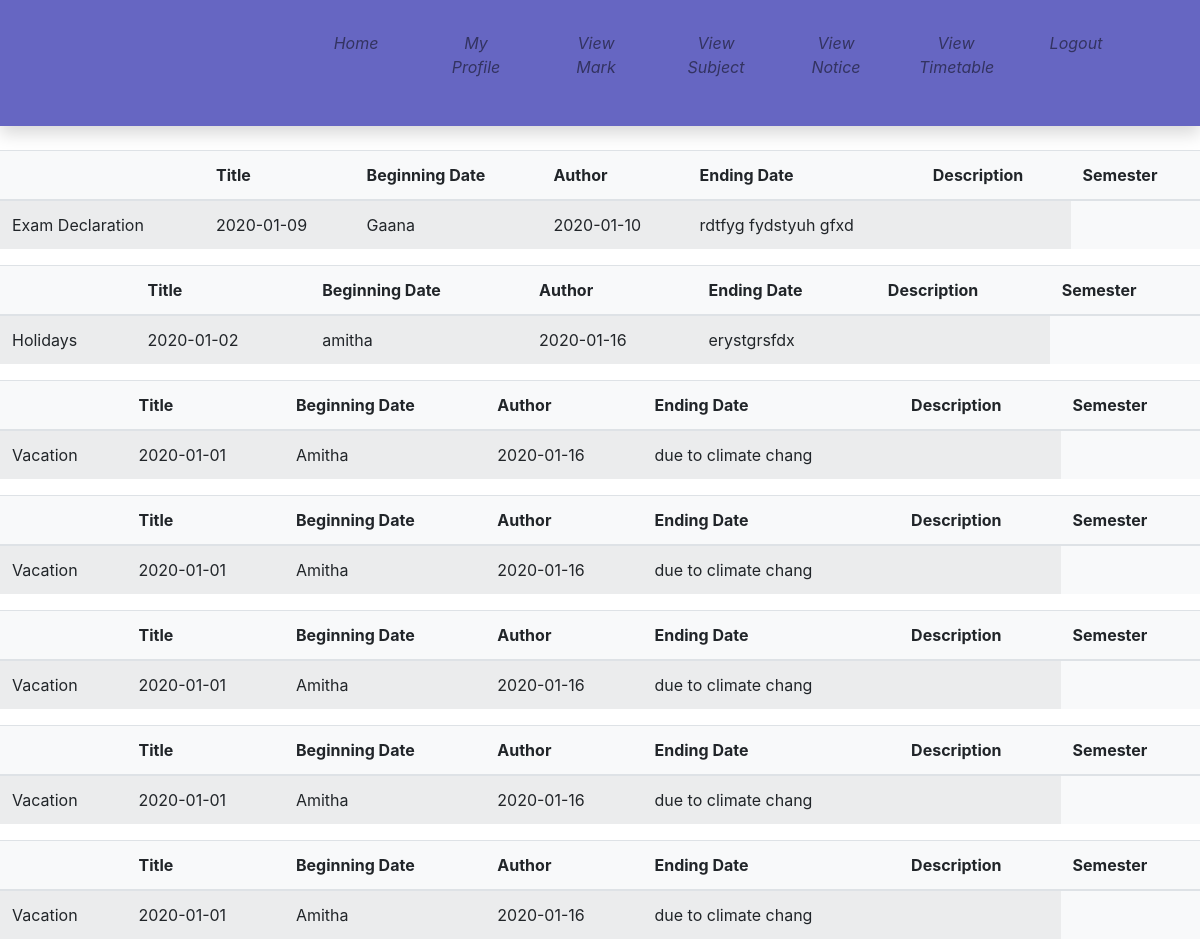
The app's page /view/viewnotice.php (signed in) with its own data.
### tables this page shows
CREATE TABLE `addnotice` (
  `notice_id` int(11) NOT NULL,
  `title` varchar(20) NOT NULL,
  `beginningdate` date NOT NULL,
  `author` varchar(20) NOT NULL,
  `endingdate` date NOT NULL,
  `description` varchar(20) NOT NULL,
  `semester` varchar(10) NOT NULL
);

### model/mymodel.php (called while the page is built, shortened)
<?php
class MyModel
{
	function viewnoti($semester)
		{
			include '../config/connection.php';
			$sql="SELECT * FROM addnotice where semester='".$semester."'";
			$result=mysqli_query($conn,$sql);
			return $result;
		}
}
?>

### controller/MyController.php (called while the page is built, shortened)
<?php
class MyController
{
	function noticeview($semester)
		{
			include '../model/MyModel.php';
			$mod=new MyModel();
			$result=$mod->viewnoti($semester);
			return $result;
		}
}
?>

### view/viewnotice.php (the view, shortened to what this page needs)
<!doctype html>
 <html>
  <head>
	  <link rel ="stylesheet" href="css/bootstrap.min.css">
	  <link rel ="stylesheet" href="css/style.css">
  </head>
  <body>
  <div>
		<div class="container-fliud">
        <nav class="navbar navbar-expand navbar-light topbar mb-4 static-top shadow bg-gradient-primary">
          <ul class="navbar-nav ml-auto pr-5 p-hide">
            <li class="nav-item ">
              <a class="nav-link " href="studenthome.php">
                <i class="fas fa-home"><p> Home</p></i>
              </a>
            </li>
			<li class="nav-item ">
              <a class="nav-link " href="studentprofile.php">
                <i class="fas fa-home"><p>My Profile</p></i>
              </a>
            </li>
			<li class="nav-item ">
              <a class="nav-link " href="studentmark.php">
                <i class="fas fa-home"><p>View Mark</p></i>
              </a>
            </li>
			<li class="nav-item ">
              <a class="nav-link " href="viewsubject.php">
                <i class="fas fa-home"><p>View Subject</p></i>
              </a>
            </li>
			<li class="nav-item ">
              <a class="nav-link " href="viewnotice.php">
                <i class="fas fa-home"><p>View Notice</p></i>
              </a>
            </li>
			<li class="nav-item ">
              <a class="nav-link " href="viewtimetable.php">
                <i class="fas fa-home"><p>View Timetable</p></i>
              </a>
            </li>
			<li class="nav-item ">
              <a class="nav-link " href="login.php">
                <i class="fas fa-home"><p> Logout</p></i>
              </a>
            </li>
          </ul>
        </nav>
		</div>
		<?php
						include '../controller/MyController.php';
						$obj=new MyController();
						$result=$obj->noticeview($_SESSION['semester']);
						while($row=mysqli_fetch_assoc($result))
						{
		?>
		<table class="table table-striped card-text bg-light">
		<thead>
			<tr>
				<th></th>
				<th>Title</th>
				<th>Beginning Date</th>
				<th>Author</th>
				<th>Ending Date</th>
				<th>Description</th>
				<th>Semester</th>
			</tr>
		</thead>
			<tbody>
						<tr>
						<form>
							<td scope="row"><?php echo $row['title'];?></td>
							<td scope="row"><?php echo $row['beginningdate'];?></td>
							<td scope="row"><?php echo $row['author'];?></td>
							<td scope="row"><?php echo $row['endingdate'];?></td>
							<td scope="row"><?php echo $row['description'];?></td>
							<td scope="row"><?php echo $row['semester'];?></td>
						</form>
						</tr>
					</tbody>
				</table>
		<?php
							}
						?>
	</div>
  </body>
</html>

### view/css/style.css (style rules this page uses)
* { margin:0px; padding:0px; }
.navbar { text-align:center; background-color:rgba(0, 0, 153,0.6); }
.navbar ul { float:right; display:inline-flex; list-style-type:none; }
.navbar ul li { width:120px; padding:15px; }
.navbar ul li a { text-decoration:none; color:white; }

### records on screen
addnotice: title "Exam Declaration", beginningdate "2020-01-09", author "Gaana", endingdate "2020-01-10", description "rdtfyg fydstyuh gfxd"
addnotice: title "Holidays", beginningdate "2020-01-02", author "amitha", endingdate "2020-01-16", description "erystgrsfdx"
addnotice: title "Vacation", beginningdate "2020-01-01", author "Amitha", endingdate "2020-01-16", description "due to climate chang"
addnotice: title "Vacation", beginningdate "2020-01-01", author "Amitha", endingdate "2020-01-16", description "due to climate chang"
addnotice: title "Vacation", beginningdate "2020-01-01", author "Amitha", endingdate "2020-01-16", description "due to climate chang"
addnotice: title "Vacation", beginningdate "2020-01-01", author "Amitha", endingdate "2020-01-16", description "due to climate chang"
addnotice: title "Vacation", beginningdate "2020-01-01", author "Amitha", endingdate "2020-01-16", description "due to climate chang"
